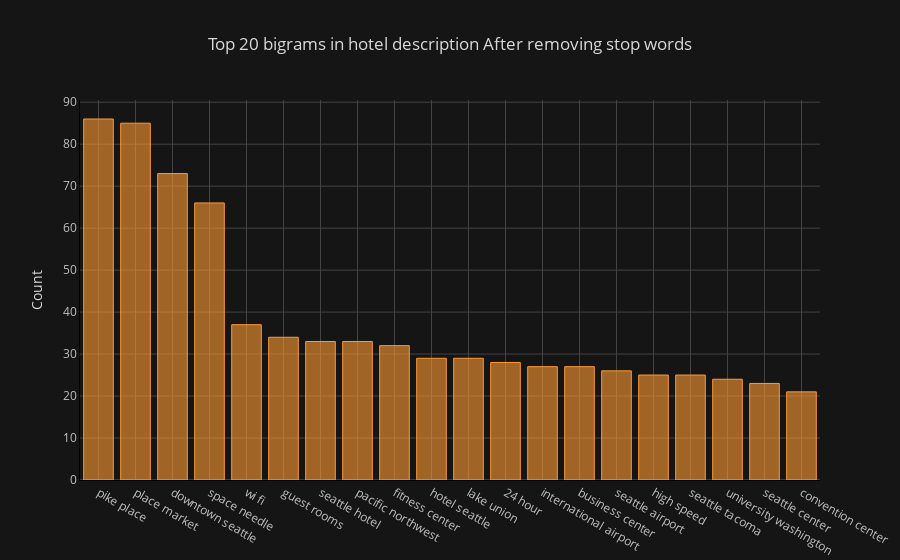

Notebook source saved alongside this figure:
### Markdown cell above
### Bigrams Frequency Distribution After Removing Stop Words

### Code cell
def get_top_n_bigram(corpus, n=None):
    vec = CountVectorizer(ngram_range=(2, 2), stop_words='english').fit(corpus)
    bag_of_words = vec.transform(corpus)
    sum_words = bag_of_words.sum(axis=0) 
    words_freq = [(word, sum_words[0, idx]) for word, idx in vec.vocabulary_.items()]
    words_freq =sorted(words_freq, key = lambda x: x[1], reverse=True)
    return words_freq[:n]
common_words = get_top_n_bigram(df['Description'], 20)
df4 = pd.DataFrame(common_words, columns = ['desc' , 'count'])
df4.groupby('desc').sum()['count'].sort_values(ascending=False).iplot(kind='bar', yTitle='Count', linecolor='black', title='Top 20 bigrams in hotel description After removing stop words')

### Figure 1 — Plotly figure (JSON) as saved in the notebook; plotly's stock layout.template omitted (floating-point values rounded to 4 significant figures)
{"data": [{"marker": {"color": "rgba(255, 153, 51, 0.6)", "line": {"color": "rgba(255, 153, 51, 1.0)", "width": 1}}, "name": "count", "orientation": "v", "text": "", "type": "bar", "uid": "130de587-5b01-4726-b618-7687b6315f96", "x": ["pike place", "place market", "downtown seattle", "space needle", "wi fi", "guest rooms", "seattle hotel", "pacific northwest", "fitness center", "hotel seattle", "lake union", "24 hour", "international airport", "business center", "seattle airport", "high speed", "seattle tacoma", "university washington", "seattle center", "convention center"], "y": [86, 85, 73, 66, 37, 34, 33, 33, 32, 29, 29, 28, 27, 27, 26, 25, 25, 24, 23, 21]}], "layout": {"legend": {"bgcolor": "#151516", "font": {"color": "#D9D9D9"}}, "paper_bgcolor": "#151516", "plot_bgcolor": "#151516", "title": {"font": {"color": "#D9D9D9"}, "text": "Top 20 bigrams in hotel description After removing stop words"}, "xaxis": {"gridcolor": "#434343", "linecolor": "black", "showgrid": true, "tickfont": {"color": "#C2C2C2"}, "title": {"font": {"color": "#D9D9D9"}, "text": ""}, "zerolinecolor": "#666570"}, "yaxis": {"gridcolor": "#434343", "linecolor": "black", "showgrid": true, "tickfont": {"color": "#C2C2C2"}, "title": {"font": {"color": "#D9D9D9"}, "text": "Count"}, "zerolinecolor": "#666570"}}}
